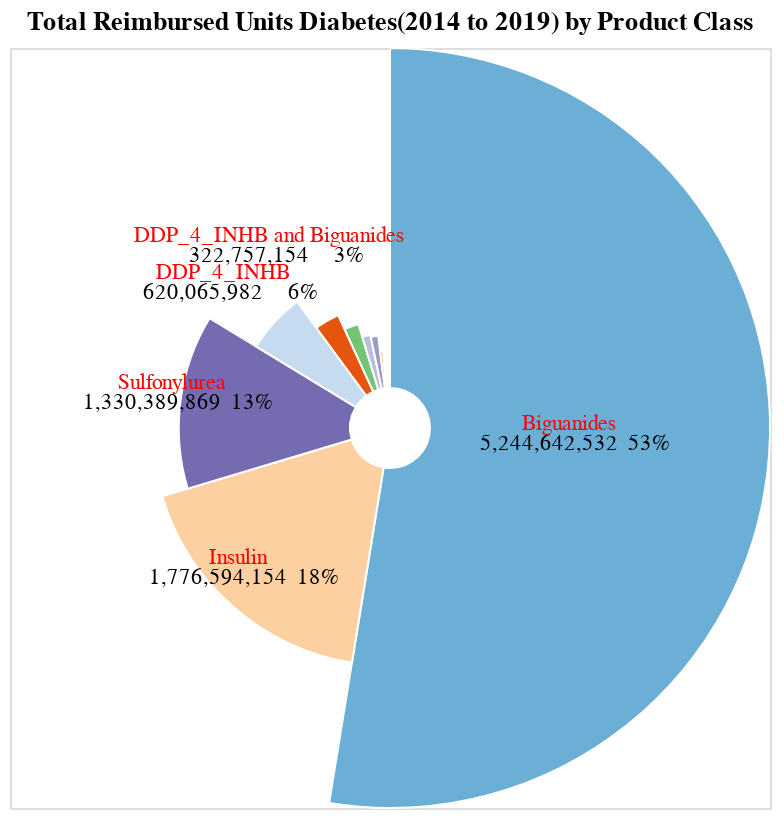

Notebook source saved alongside this figure:
### Code cell
base = alt.Chart(df_PrdClass).encode(
    alt.Theta("units_reimbursed:Q").stack(True),
    alt.Radius("units_reimbursed").scale(type="sqrt", zero=True, rangeMin=20),
    color=alt.Color("DB_CLASS:N", scale=alt.Scale(scheme='category20c'), legend=None),
    order=alt.Order("units_reimbursed_sum:Q", sort="descending")
).mark_arc().properties(  # Sort in descending order
    width=380,
    height=380,
    title="Total Reimbursed Units Diabetes(2014 to 2019) by Product Class  "
)


c1 = base.mark_arc(innerRadius=20, stroke="#fff")

c2 = base.mark_text(fill='black').encode(
    text=alt.condition(
        alt.FieldOneOfPredicate(field='DB_CLASS', oneOf=t5),
        alt.Text('units_reimbursed:Q', format=",.0f"),  # Specify the data type as 'nominal'
        alt.value('')  # Display an empty string for categories not in the top 5
    ),
    #x=alt.X('10', title='DB_CLASS:N'),
     radius=alt.value(100),
     x=alt.value(170),  # Adjust the x-coordinate to move the labels to the left
    #y=alt.Y('y2:Q', title=None),

    angle=alt.value(0)  # Rotate the text to be horizontal
)


c3=base.mark_text(fill='red').encode(
    text=alt.condition(
        alt.FieldOneOfPredicate(field='DB_CLASS', oneOf=t5),
        'DB_CLASS',  # Specify the data type as 'nominal'
        alt.value('')  # Display an empty string for categories not in the top 5
    ),
    #x=alt.X('10', title='DB_CLASS:N'),
     radius=alt.value(100),
     x=alt.value(180),
    y=alt.value(180),# Adjust the x-coordinate to move the labels to the left
    #y=alt.Y('y2:Q', title=None),

    angle=alt.value(0)  # Rotate the text to be horizontal
)



c4=base.mark_text(fill='black').encode(
    text=alt.condition(
        alt.FieldOneOfPredicate(field='DB_CLASS', oneOf=t5),
        alt.Text('percentage:N')
       ,  # Specify the data type as 'nominal'
        alt.value('')  # Display an empty string for categories not in the top 5
    ),
    #x=alt.X('10', title='DB_CLASS:N'),
     radius=alt.value(100),
     x=alt.value(220),
    y=alt.value(190),# Adjust the x-coordinate to move the labels to the left
    #y=alt.Y('y2:Q', title=None),

    angle=alt.value(0)  # Rotate the text to be horizontal
)



c1 + c2+c3 +c4

### Figure 1 — Vega-Lite specification as saved in the notebook (floating-point values rounded to 4 significant figures)
{"config": {"view": {"continuousWidth": 300, "continuousHeight": 300}}, "layer": [{"mark": {"type": "arc", "innerRadius": 20, "stroke": "#fff"}, "encoding": {"color": {"field": "DB_CLASS", "legend": null, "scale": {"scheme": "category20c"}, "type": "nominal"}, "order": {"field": "units_reimbursed_sum", "sort": "descending", "type": "quantitative"}, "radius": {"field": "units_reimbursed", "scale": {"type": "sqrt", "zero": true, "rangeMin": 20}, "type": "quantitative"}, "theta": {"field": "units_reimbursed", "stack": true, "type": "quantitative"}}, "title": "Total Reimbursed Units Diabetes(2014 to 2019) by Product Class  "}, {"mark": {"type": "text", "fill": "black"}, "encoding": {"angle": {"value": 0}, "color": {"field": "DB_CLASS", "legend": null, "scale": {"scheme": "category20c"}, "type": "nominal"}, "order": {"field": "units_reimbursed_sum", "sort": "descending", "type": "quantitative"}, "radius": {"value": 100}, "text": {"condition": {"test": {"field": "DB_CLASS", "oneOf": ["Biguanides", "Insulin", "Sulfonylurea", "DDP_4_INHB", "DDP_4_INHB and Biguanides"]}, "field": "units_reimbursed", "format": ",.0f", "type": "quantitative"}, "value": ""}, "theta": {"field": "units_reimbursed", "stack": true, "type": "quantitative"}, "x": {"value": 170}}, "title": "Total Reimbursed Units Diabetes(2014 to 2019) by Product Class  "}, {"mark": {"type": "text", "fill": "red"}, "encoding": {"angle": {"value": 0}, "color": {"field": "DB_CLASS", "legend": null, "scale": {"scheme": "category20c"}, "type": "nominal"}, "order": {"field": "units_reimbursed_sum", "sort": "descending", "type": "quantitative"}, "radius": {"value": 100}, "text": {"condition": {"test": {"field": "DB_CLASS", "oneOf": ["Biguanides", "Insulin", "Sulfonylurea", "DDP_4_INHB", "DDP_4_INHB and Biguanides"]}, "field": "DB_CLASS", "type": "nominal"}, "value": ""}, "theta": {"field": "units_reimbursed", "stack": true, "type": "quantitative"}, "x": {"value": 180}, "y": {"value": 180}}, "title": "Total Reimbursed Units Diabetes(2014 to 2019) by Product Class  "}, {"mark": {"type": "text", "fill": "black"}, "encoding": {"angle": {"value": 0}, "color": {"field": "DB_CLASS", "legend": null, "scale": {"scheme": "category20c"}, "type": "nominal"}, "order": {"field": "units_reimbursed_sum", "sort": "descending", "type": "quantitative"}, "radius": {"value": 100}, "text": {"condition": {"test": {"field": "DB_CLASS", "oneOf": ["Biguanides", "Insulin", "Sulfonylurea", "DDP_4_INHB", "DDP_4_INHB and Biguanides"]}, "field": "percentage", "type": "nominal"}, "value": ""}, "theta": {"field": "units_reimbursed", "stack": true, "type": "quantitative"}, "x": {"value": 220}, "y": {"value": 190}}, "title": "Total Reimbursed Units Diabetes(2014 to 2019) by Product Class  "}], "data": {"name": "data-423033e374f232c6166b01efe9d24409"}, "height": 380, "width": 380, "$schema": "https://vega.github.io/schema/vega-lite/v5.14.1.json", "datasets": {"data-423033e374f232c6166b01efe9d24409": [{"DB_CLASS": "Biguanides", "units_reimbursed": 5245000000.0, "percentage": "53%"}, {"DB_CLASS": "Insulin", "units_reimbursed": 1777000000.0, "percentage": "18%"}, {"DB_CLASS": "Sulfonylurea", "units_reimbursed": 1330000000.0, "percentage": "13%"}, {"DB_CLASS": "DDP_4_INHB", "units_reimbursed": 620100000.0, "percentage": "6%"}, {"DB_CLASS": "DDP_4_INHB and Biguanides", "units_reimbursed": 322800000.0, "percentage": "3%"}, {"DB_CLASS": "SGLT_2_INHB", "units_reimbursed": 214600000.0, "percentage": "2%"}, {"DB_CLASS": "Thiazolidinedione", "units_reimbursed": 138400000.0, "percentage": "1%"}, {"DB_CLASS": "Sulfonylurea and Biguanides", "units_reimbursed": 127300000.0, "percentage": "1%"}, {"DB_CLASS": "Glinide", "units_reimbursed": 62300000.0, "percentage": "1%"}, {"DB_CLASS": "Alpha_G_INHB", "units_reimbursed": 44970000.0, "percentage": "0%"}, {"DB_CLASS": "GLP_1_RA", "units_reimbursed": 42270000.0, "percentage": "0%"}, {"DB_CLASS": "SGLT_2_INHB and Biguanides", "units_reimbursed": 24470000.0, "percentage": "0%"}, {"DB_CLASS": "DA_2A", "units_reimbursed": 18450000.0, "percentage": "0%"}, {"DB_CLASS": "Thiazolidinedione and Biguanides", "units_reimbursed": 5768000.0, "percentage": "0%"}, {"DB_CLASS": "SGLT_2_INHB and DDP_4_INHB", "units_reimbursed": 2482000.0, "percentage": "0%"}, {"DB_CLASS": "Thiazolidinedione and DDP_4_INHB", "units_reimbursed": 1804000.0, "percentage": "0%"}, {"DB_CLASS": "Insulin and GLP_1_RA", "units_reimbursed": 733800.0, "percentage": "0%"}, {"DB_CLASS": "Thiazolidinedione and Sulfonylurea", "units_reimbursed": 397500.0, "percentage": "0%"}]}}
